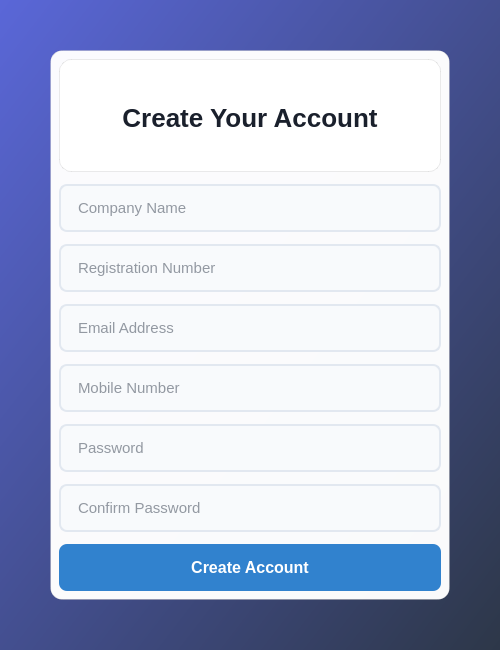
<?xml version="1.0" encoding="UTF-8"?>
<ui version="4.0">
 <class>RegistrationWindow</class>
 <widget class="QMainWindow" name="RegistrationWindow">
  <property name="geometry">
   <rect>
    <x>0</x>
    <y>0</y>
    <width>500</width>
    <height>650</height>
   </rect>
  </property>
  <property name="minimumSize">
   <size>
    <width>450</width>
    <height>600</height>
   </size>
  </property>
  <property name="windowTitle">
   <string>KARRA NAMI ACCOUNT</string>
  </property>
  <property name="styleSheet">
   <string notr="true">
    QMainWindow {
        background: qlineargradient(x1:0, y1:0, x2:1, y2:1, stop:0 #5A67D8, stop:1 #2D3748);
    }
   </string>
  </property>
  <widget class="QWidget" name="centralwidget">
   <layout class="QVBoxLayout" name="mainLayout">
    <property name="spacing">
     <number>0</number>
    </property>
    <property name="leftMargin">
     <number>20</number>
    </property>
    <property name="rightMargin">
     <number>20</number>
    </property>
    <property name="topMargin">
     <number>20</number>
    </property>
    <property name="bottomMargin">
     <number>20</number>
    </property>
    <item>
     <spacer name="topSpacer">
      <property name="orientation">
       <enum>Qt::Vertical</enum>
      </property>
      <property name="sizeHint">
       <size>
        <width>20</width>
        <height>40</height>
       </size>
      </property>
     </spacer>
    </item>
    <item alignment="Qt::AlignHCenter">
     <widget class="QWidget" name="registrationCard">
      <property name="minimumSize">
       <size>
        <width>400</width>
        <height>550</height>
       </size>
      </property>
      <property name="maximumSize">
       <size>
        <width>450</width>
        <height>600</height>
       </size>
      </property>
      <property name="styleSheet">
       <string notr="true">
        background-color: rgba(255, 255, 255, 0.98);
        border: 1px solid rgba(0, 0, 0, 0.08);
        border-radius: 12px;
        padding: 25px;
        box-shadow: 0 8px 16px rgba(0, 0, 0, 0.1);
       </string>
      </property>
      <layout class="QVBoxLayout" name="formLayout">
       <property name="spacing">
        <number>12</number>
       </property>
       <item>
        <widget class="QLabel" name="titleLabel">
         <property name="text">
          <string>Create Your Account</string>
         </property>
         <property name="alignment">
          <set>Qt::AlignCenter</set>
         </property>
         <property name="styleSheet">
          <string notr="true">
           font-size: 26px;
           font-weight: 700;
           color: #1A202C;
           padding-bottom: 20px;
           font-family: 'Inter', 'Segoe UI', Arial, sans-serif;
          </string>
         </property>
        </widget>
       </item>
       <item>
        <widget class="QLineEdit" name="companyNameInput">
         <property name="placeholderText">
          <string>Company Name</string>
         </property>
         <property name="styleSheet">
          <string notr="true">
           padding: 12px 15px;
           border: 2px solid #E2E8F0;
           border-radius: 8px;
           font-size: 15px;
           background-color: #F8FAFC;
           font-family: 'Inter', 'Segoe UI', Arial, sans-serif;
           color: #2D3748;
           transition: border-color 0.2s;
          </string>
         </property>
         <property name="minimumHeight">
          <number>48</number>
         </property>
        </widget>
       </item>
       <item>
        <widget class="QLineEdit" name="regNoInput">
         <property name="placeholderText">
          <string>Registration Number</string>
         </property>
         <property name="styleSheet">
          <string notr="true">
           padding: 12px 15px;
           border: 2px solid #E2E8F0;
           border-radius: 8px;
           font-size: 15px;
           background-color: #F8FAFC;
           font-family: 'Inter', 'Segoe UI', Arial, sans-serif;
           color: #2D3748;
           transition: border-color 0.2s;
          </string>
         </property>
         <property name="minimumHeight">
          <number>48</number>
         </property>
        </widget>
       </item>
       <item>
        <widget class="QLineEdit" name="emailInput">
         <property name="placeholderText">
          <string>Email Address</string>
         </property>
         <property name="styleSheet">
          <string notr="true">
           padding: 12px 15px;
           border: 2px solid #E2E8F0;
           border-radius: 8px;
           font-size: 15px;
           background-color: #F8FAFC;
           font-family: 'Inter', 'Segoe UI', Arial, sans-serif;
           color: #2D3748;
           transition: border-color 0.2s;
          </string>
         </property>
         <property name="minimumHeight">
          <number>48</number>
         </property>
        </widget>
       </item>
       <item>
        <widget class="QLineEdit" name="mobileInput">
         <property name="placeholderText">
          <string>Mobile Number</string>
         </property>
         <property name="styleSheet">
          <string notr="true">
           padding: 12px 15px;
           border: 2px solid #E2E8F0;
           border-radius: 8px;
           font-size: 15px;
           background-color: #F8FAFC;
           font-family: 'Inter', 'Segoe UI', Arial, sans-serif;
           color: #2D3748;
           transition: border-color 0.2s;
          </string>
         </property>
         <property name="minimumHeight">
          <number>48</number>
         </property>
        </widget>
       </item>
       <item>
        <widget class="QLineEdit" name="passwordInput">
         <property name="placeholderText">
          <string>Password</string>
         </property>
         <property name="echoMode">
          <enum>QLineEdit::Password</enum>
         </property>
         <property name="styleSheet">
          <string notr="true">
           padding: 12px 15px;
           border: 2px solid #E2E8F0;
           border-radius: 8px;
           font-size: 15px;
           background-color: #F8FAFC;
           font-family: 'Inter', 'Segoe UI', Arial, sans-serif;
           color: #2D3748;
           transition: border-color 0.2s;
          </string>
         </property>
         <property name="minimumHeight">
          <number>48</number>
         </property>
        </widget>
       </item>
       <item>
        <widget class="QLineEdit" name="confirmPasswordInput">
         <property name="placeholderText">
          <string>Confirm Password</string>
         </property>
         <property name="echoMode">
          <enum>QLineEdit::Password</enum>
         </property>
         <property name="styleSheet">
          <string notr="true">
           padding: 12px 15px;
           border: 2px solid #E2E8F0;
           border-radius: 8px;
           font-size: 15px;
           background-color: #F8FAFC;
           font-family: 'Inter', 'Segoe UI', Arial, sans-serif;
           color: #2D3748;
           transition: border-color 0.2s;
          </string>
         </property>
         <property name="minimumHeight">
          <number>48</number>
         </property>
        </widget>
       </item>
       <item>
        <widget class="QPushButton" name="registerButton">
         <property name="text">
          <string>Create Account</string>
         </property>
         <property name="styleSheet">
          <string notr="true">
           QPushButton {
               background-color: #3182CE;
               width:50px;
               color: white;
               padding: 14px;
               border: none;
               border-radius: 8px;
               font-size: 16px;
               font-weight: 600;
               font-family: 'Inter', 'Segoe UI', Arial, sans-serif;
               transition: background-color 0.2s;
           }
           QPushButton:hover {
               background-color: #2B6CB0;
           }
           QPushButton:pressed {
               background-color: #2C5282;
               padding: 15px 14px 13px 14px;
           }
           QPushButton:disabled {
               background-color: #A0AEC0;
           }
          </string>
         </property>
         <property name="minimumHeight">
          <number>50</number>
         </property>
         <property name="cursor">
          <cursorShape>PointingHandCursor</cursorShape>
         </property>
        </widget>
       </item>
      </layout>
     </widget>
    </item>
    <item>
     <spacer name="bottomSpacer">
      <property name="orientation">
       <enum>Qt::Vertical</enum>
      </property>
      <property name="sizeHint">
       <size>
        <width>20</width>
        <height>40</height>
       </size>
      </property>
     </spacer>
    </item>
   </layout>
  </widget>
 </widget>
 <resources/>
 <connections/>
</ui>
